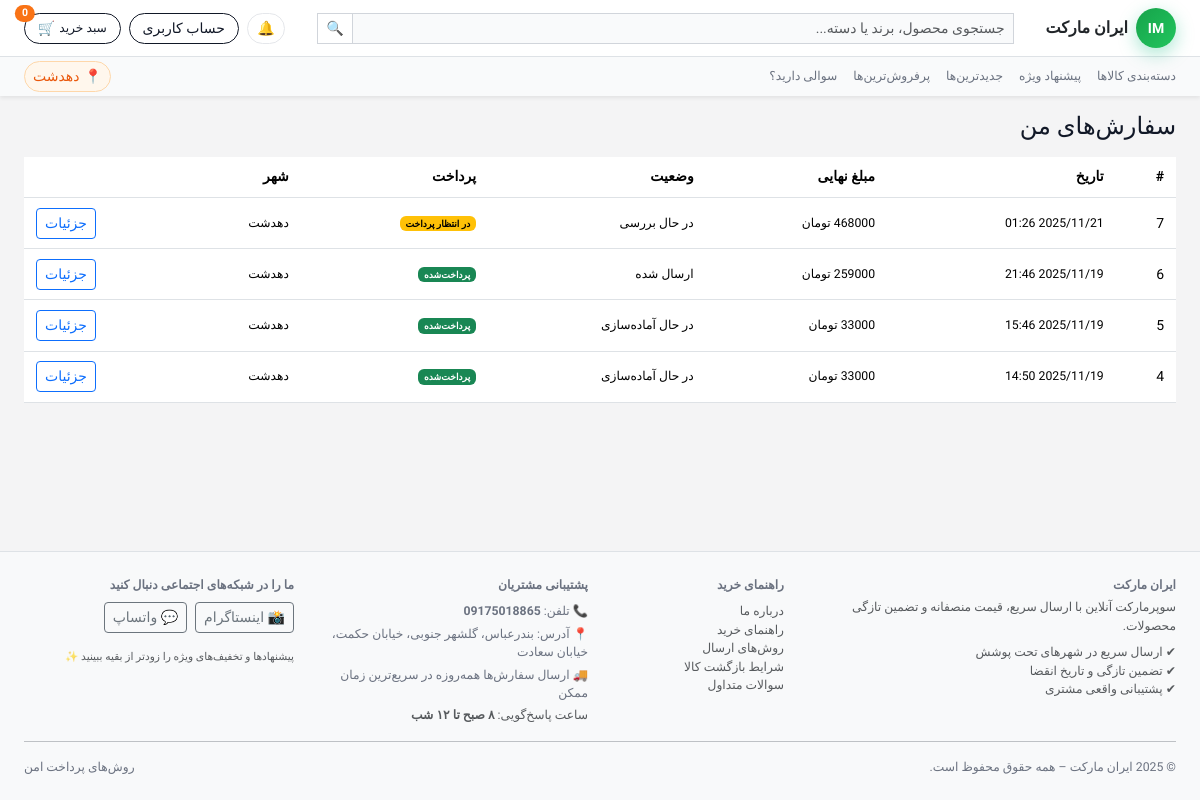
/account/orders/ (signed in), run on the app's committed database.
### shop/models.py (models this page shows, shortened)
class City(models.Model):
    province = models.ForeignKey(
        Province,
        on_delete=models.CASCADE,
        related_name="cities",
        verbose_name="استان",
    )
    name = models.CharField("نام شهر", max_length=100)
    slug = models.SlugField("اسلاگ", max_length=255, blank=True, unique=True)
    order = models.PositiveIntegerField("ترتیب", default=0)
    is_active = models.BooleanField("فعال", default=True)
    is_popular = models.BooleanField("محبوب/پرتکرار", default=False)
    delivery_available = models.BooleanField("امکان ارسال", default=True)
    shipping_zone = models.ForeignKey(
        ShippingZone,
        null=True,
        blank=True,
        on_delete=models.SET_NULL,
        related_name="cities",
        verbose_name="زون ارسال",
    )
    class Meta:
        ordering = ["province__name", "order", "name"]
        unique_together = ("province", "name")
        verbose_name = "شهر"
        verbose_name_plural = "شهرها"

class Order(models.Model):
    STATUS_PENDING = "pending"
    STATUS_PROCESSING = "processing"
    STATUS_SENT = "sent"
    STATUS_DELIVERED = "delivered"
    STATUS_CANCELLED = "cancelled"
    STATUS_CHOICES = (
        (STATUS_PENDING, "در حال بررسی"),
        (STATUS_PROCESSING, "در حال آماده‌سازی"),
        (STATUS_SENT, "ارسال شده"),
        (STATUS_DELIVERED, "تحویل شده"),
        (STATUS_CANCELLED, "لغو شده"),
    )
    user = models.ForeignKey(
        settings.AUTH_USER_MODEL,
        on_delete=models.SET_NULL,
        related_name="orders",
        blank=True,
        null=True,
        help_text="اگر کاربر موقع ثبت سفارش لاگین بوده باشد، اینجا ذخیره می‌شود.",
    )
    first_name = models.CharField(max_length=50)
    last_name = models.CharField(max_length=50)
    phone = models.CharField(max_length=20)
    address = models.TextField()
    city = models.ForeignKey(
        City,
        on_delete=models.PROTECT,
        null=True,
        blank=True,
        related_name="orders",
        verbose_name="شهر",
    )
    shipping_cost = models.PositiveIntegerField(
        "هزینه ارسال (تومان)",
        default=0,
    )
    total_price = models.PositiveIntegerField(
        "جمع کل با ارسال (تومان)",
        default=0,
    )
    payment_ref = models.CharField(
        "شماره پیگیری پرداخت",
        max_length=100,
        blank=True,
    )
    gateway_tracking_code = models.CharField(
        "کد رهگیری درگاه",
        max_length=100,
        blank=True,
    )
    status = models.CharField(
        "وضعیت",
        max_length=20,
        choices=STATUS_CHOICES,
        default=STATUS_PENDING,
    )
    paid = models.BooleanField("پرداخت شده", default=False)
    created_at = models.DateTimeField("تاریخ ایجاد", auto_now_add=True)
    updated_at = models.DateTimeField("آخرین به‌روزرسانی", auto_now=True)
    stock_deducted = models.BooleanField(
            "کسر موجودی انجام شده",
            default=False,
            help_text="برای جلوگیری از کسر دوباره‌ی موجودی در صورت تأیید پرداخت تکراری.",
    )
    class Meta:
        ordering = ["-created_at"]
        verbose_name = "سفارش"
        verbose_name_plural = "سفارش‌ها"

class UserProfile(models.Model):
    user = models.OneToOneField(
        settings.AUTH_USER_MODEL,
        on_delete=models.CASCADE,
        related_name="profile",
    )
    full_name = models.CharField("نام و نام خانوادگی", max_length=150, blank=True)
    phone = models.CharField("شماره موبایل", max_length=20, blank=True)
    email = models.EmailField("ایمیل", blank=True)
    date_of_birth = models.DateField("تاریخ تولد", blank=True, null=True)
    current_city = models.ForeignKey(
        City,
        on_delete=models.SET_NULL,
        null=True,
        blank=True,
        related_name="profiles",
        verbose_name="شهر انتخاب‌شده",
    )
    notify_order_sms = models.BooleanField(
        "پیامک وضعیت سفارش",
        default=True,
    )
    notify_promotions = models.BooleanField(
        "اطلاع‌رسانی تخفیف‌ها",
        default=False,
    )
    notify_site_notifications = models.BooleanField(
        "اعلان‌های داخل سایت",
        default=True,
    )
    class Meta:
        verbose_name = "پروفایل کاربر"
        verbose_name_plural = "پروفایل کاربران"

### shop/views.py (the view)
# urls.py: path("account/orders/", views.account_orders, name="account_orders"),
@login_required
def account_orders(request):
    orders = (
        Order.objects.filter(user=request.user)
        .select_related("user", "city")          # اگر city در Order داری
        .prefetch_related("items__product")      # related_name = "items" روی OrderItem
        .order_by("-created_at")
    )
    return render(
        request,
        "shop/account/orders.html",
        {"orders": orders},
    )

### shop/templates/shop/account/orders.html (shortened to what this page needs)
{% extends "base.html" %}
{% block content %}
<div class="container">
    <h1 class="h4 mb-3">سفارش‌های من</h1>
    {% if orders %}
        <div class="table-responsive">
            <table class="table table-sm align-middle">
                <thead>
                    <tr>
                        <th>#</th>
                        <th>تاریخ</th>
                        <th>مبلغ نهایی</th>
                        <th>وضعیت</th>
                        <th>پرداخت</th>
                        <th>شهر</th>
                        <th></th>
                    </tr>
                </thead>
                <tbody>
                    {% for order in orders %}
                        <tr>
                            <td>{{ order.id }}</td>
                            <td class="small">
                                {{ order.created_at|date:"Y/m/d H:i" }}
                            </td>
                            <td class="small">
                                {{ order.total_price|floatformat:0 }} تومان
                            </td>
                            <td class="small">
                                {{ order.get_status_display }}
                            </td>
                            <td class="small">
                                {% if order.paid %}
                                    <span class="badge text-bg-success">پرداخت‌شده</span>
                                {% else %}
                                    <span class="badge text-bg-warning">در انتظار پرداخت</span>
                                {% endif %}
                            </td>
                            <td class="small">
                                {% if order.city %}
                                    {{ order.city.name }}
                                {% elif order.user.profile.current_city %}
                                    {{ order.user.profile.current_city.name }}
                                {% else %}
                                    -
                                {% endif %}
                            </td>
                            <td class="text-end">
                                <a href="{% url 'shop:order_detail' order.id %}"
                                   class="btn btn-sm btn-outline-primary">
                                    جزئیات
                                </a>
                            </td>
                        </tr>
                    {% endfor %}
                </tbody>
            </table>
        </div>
    {% else %}
        <p>هنوز سفارشی ثبت نکرده‌اید.</p>
    {% endif %}
</div>
{% endblock %}

### shop/templates/base.html (shortened to what this page needs)
{% load static %}
<!DOCTYPE html>
<html lang="fa" dir="rtl">
<head>
    <link href="https://cdn.jsdelivr.net/npm/bootstrap@5.3.3/dist/css/bootstrap.rtl.min.css" rel="stylesheet">
    <link rel="stylesheet" href="{% static 'shop/css/styles.css' %}">
</head>
<body>
<header class="im-header shadow-sm bg-white">
    <div class="im-topbar border-bottom">
        <div class="container d-flex align-items-center justify-content-between gap-3 flex-wrap">
            <a href="{% url 'shop:home' %}" class="d-flex align-items-center gap-2 text-decoration-none text-dark">
                <div class="im-logo-circle d-flex align-items-center justify-content-center">
                    <span class="fw-bold text-white">IM</span>
                </div>
                <span class="fw-bold im-store-name">
                    ایران مارکت
                </span>
            </a>
            <form
                action="{% url 'shop:product_search' %}"
                method="get"
                class="im-search flex-grow-1 mx-md-3 order-3 order-md-2"
            >
                <div class="input-group">
                    <input
                        name="q"
                        class="form-control form-control-sm"
                        type="search"
                        placeholder="جستجوی محصول، برند یا دسته..."
                        value="{{ request.GET.q }}"
                    >
                    <button class="btn btn-sm btn-outline-secondary" type="submit">
                        🔍
                    </button>
                </div>
            </form>
            <div class="d-flex align-items-center gap-2 order-2 order-md-3">
                <button type="button" class="btn btn-sm im-icon-btn" title="اعلان‌ها">
                    🔔
                </button>
                {% if request.user.is_authenticated %}
                    <a href="{% url 'shop:account_dashboard' %}" class="btn btn-sm im-login-btn">
                        حساب کاربری
                    </a>
                {% else %}
                    <a href="{% url 'shop:login' %}" class="btn btn-sm im-login-btn">
                        ورود / ثبت‌نام
                    </a>
                {% endif %}
                <a href="{% url 'shop:cart_detail' %}"
                   class="btn btn-sm im-login-btn position-relative d-inline-flex align-items-center gap-2">
                    <span class="d-inline-flex align-items-center gap-1">
                        <span class="small">سبد خرید</span>
                        <span>🛒</span>
                    </span>
                    <span class="position-absolute top-0 start-100 translate-middle badge rounded-pill bg-danger">
                        <span id="cart-count">{{ cart|length }}</span>
                    </span>
                </a>
            </div>
        </div>
    </div>
    <nav class="im-nav-cats">
        <div class="container py-1 d-flex align-items-center justify-content-between gap-3 flex-wrap small">
            <div class="d-flex align-items-center gap-3 flex-wrap">
                <a href="{% url 'shop:category_list' %}" class="im-nav-link text-decoration-none">
                    دسته‌بندی کالاها
                </a>
                <a href="{% url 'shop:offers_list' %}" class="im-nav-link text-decoration-none">
                    پیشنهاد ویژه
                </a>
                <a href="{% url 'shop:new_products' %}" class="im-nav-link text-decoration-none">
                    جدیدترین‌ها
                </a>
                <a href="{% url 'shop:best_sellers' %}" class="im-nav-link text-decoration-none">
                    پرفروش‌ترین‌ها
                </a>
                {% if request.user.is_authenticated %}
                    <a href="{% url 'shop:account_support' %}" class="im-nav-link text-decoration-none">
                        سوالی دارید؟
                    </a>
                {% else %}
                    <a href="{% url 'shop:login' %}?next={% url 'shop:account_support' %}"
                       class="im-nav-link text-decoration-none">
                        سوالی دارید؟
                    </a>
                {% endif %}
            </div>
            <button
                type="button"
                class="btn btn-sm im-city-pill"
                id="citySelectButton"
                data-bs-toggle="modal"
                data-bs-target="#citySelectModal"
            >
                📍
                <span id="citySelectLabel">
                    {% if current_city %}
                        {{ current_city.name }}
                    {% else %}
                        شهر خود را انتخاب کنید
                    {% endif %}
                </span>
            </button>
        </div>
    </nav>
</header>
<main class="pb-5 im-main">
    {% block content %}{% endblock %}
</main>
<footer class="im-footer border-top mt-5 pt-4 pb-4 bg-light">
    <div class="container">
        <div class="row g-4 small">
            <div class="col-12 col-md-4">
                <p class="mb-1 fw-bold">
                    ایران مارکت
                </p>
                <p class="mb-2 text-muted">
                    سوپرمارکت آنلاین با ارسال سریع، قیمت منصفانه و تضمین تازگی محصولات.
                </p>
                <ul class="list-unstyled mb-0 text-muted">
                    <li>✔ ارسال سریع در شهرهای تحت پوشش</li>
                    <li>✔ تضمین تازگی و تاریخ انقضا</li>
                    <li>✔ پشتیبانی واقعی مشتری</li>
                </ul>
            </div>
            <div class="col-6 col-md-2">
                <p class="fw-bold mb-2">راهنمای خرید</p>
                <ul class="list-unstyled mb-0">
                    <li>
                        <a href="{% url 'shop:about' %}" class="text-decoration-none text-muted">
                            درباره ما
                        </a>
                    </li>
                    <li>
                        <a href="{% url 'shop:buying_guide' %}" class="text-decoration-none text-muted">
                            راهنمای خرید
                        </a>
                    </li>
                    <li>
                        <a href="{% url 'shop:shipping_methods' %}" class="text-decoration-none text-muted">
                            روش‌های ارسال
                        </a>
                    </li>
                    <li>
                        <a href="{% url 'shop:return_policy' %}" class="text-decoration-none text-muted">
                            شرایط بازگشت کالا
                        </a>
                    </li>
                    <li>
                        <a href="{% url 'shop:faq' %}" class="text-decoration-none text-muted">
                            سوالات متداول
                        </a>
                    </li>
                </ul>
            </div>
            <div class="col-6 col-md-3">
                <p class="fw-bold mb-2">پشتیبانی مشتریان</p>
                <p class="mb-1">
                    📞 تلفن:
                    <span class="fw-semibold">09175018865</span>
                </p>
                <p class="mb-1">
                    📍 آدرس:
                    بندرعباس، گلشهر جنوبی، خیابان حکمت، خیابان سعادت
                </p>
                <p class="mb-1">
                    🚚 ارسال سفارش‌ها همه‌روزه در سریع‌ترین زمان ممکن
                </p>
                <p class="mb-0 text-muted">
                    ساعت پاسخ‌گویی:
                    <span class="fw-semibold">۸ صبح تا ۱۲ شب</span>
                </p>
            </div>
            <div class="col-12 col-md-3">
                <p class="fw-bold mb-2">ما را در شبکه‌های اجتماعی دنبال کنید</p>
                <div class="d-flex flex-wrap gap-2 mb-3">
                    <a href="https://instagram.com/iranmarket" target="_blank"
                    class="btn btn-sm btn-outline-secondary">
                        📸 اینستاگرام
                    </a>
                    <a href="https://wa.me/989121234567" target="_blank"
                    class="btn btn-sm btn-outline-secondary">
                        💬 واتساپ
                    </a>
                </div>
                <p class="small text-muted mb-1">
                    پیشنهادها و تخفیف‌های ویژه را زودتر از بقیه ببینید ✨
                </p>
            </div>
        </div>
        <hr class="my-3">
        <div class="d-flex flex-column flex-md-row justify-content-between align-items-center small text-muted">
            <p class="mb-1 mb-md-0">
                © {% now "Y" %} ایران مارکت – همه حقوق محفوظ است.
            </p>
            <p class="mb-0">
                روش‌های پرداخت امن
            </p>
        </div>
    </div>
</footer>
</body>
</html>

### data on the page
City: name "دهدشت"
Order: id "7", created_at "2025/11/21 01:26", total_price "468000", status "در حال بررسی", paid "در انتظار پرداخت", user.profile.current_city.name "دهدشت"
Order: id "6", created_at "2025/11/19 21:46", total_price "259000", status "ارسال شده", paid "پرداخت‌شده", user.profile.current_city.name "دهدشت"
Order: id "5", created_at "2025/11/19 15:46", total_price "33000", status "در حال آماده‌سازی", paid "پرداخت‌شده", user.profile.current_city.name "دهدشت"
Order: id "4", created_at "2025/11/19 14:50", total_price "33000", status "در حال آماده‌سازی", paid "پرداخت‌شده", user.profile.current_city.name "دهدشت"

### other printed values
{{ cart|length }} "0"
